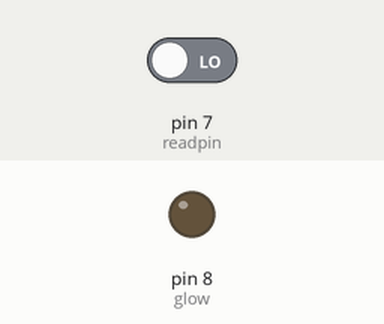
Bench run of a sketch on a simulated Arduino Uno, built with avr-gcc and run on an emulated ATmega328P. Shown: output pins drawn as LEDs (lit = HIGH). The test bench sets the inputs (shaded band); at power-on: pin 7 (readpin) LOW.

Above: at 1.2 s.
1.3 s: pin 7 (readpin) driven HIGH
At 2.6 s:
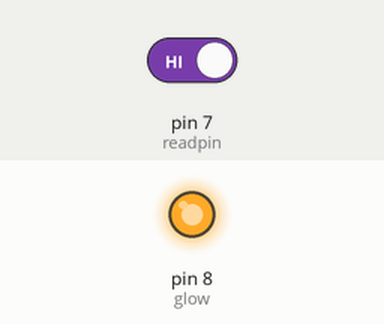
Timing chart, 0 to 4.3 s (numbered marks = the images above; inputs shaded):
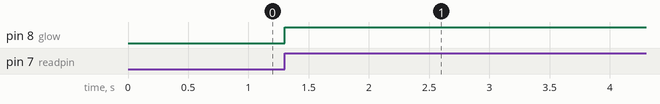

Measured:
- after the input at 1.3 s, pin 8 (glow): LOW → HIGH at once

The sketch:

Switch_button.ino
```cpp
int readpin = 7;
int glow = 8;
int dt = 100;
int readnew ;
int readold=1;
int ledmode = 0;
void setup() {
  // put your setup code here, to run once:
pinMode (readpin, INPUT);
pinMode (glow, OUTPUT);
Serial.begin(9600);

}

void loop() {
  // put your main code here, to run repeatedly:

readnew = digitalRead (readpin);

if (readold == 0 && readnew == 1) {

 if (ledmode == 0) {
digitalWrite (glow, HIGH);
ledmode = 1;
}

else {
digitalWrite (glow, LOW);
ledmode = 0;
}


}
readold=readnew;
  delay(dt);
}
```
